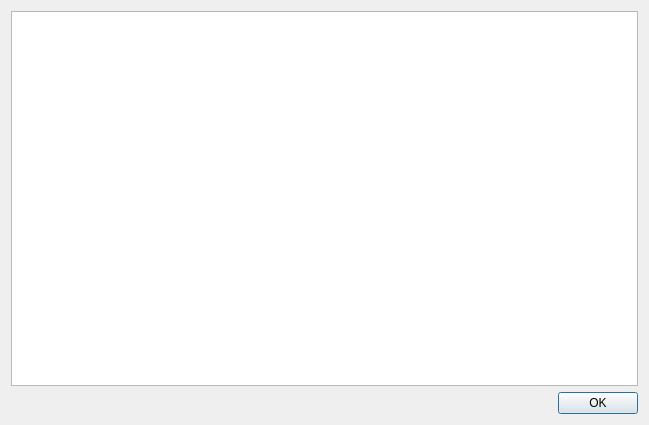
<?xml version="1.0" encoding="UTF-8"?>
<ui version="4.0">
 <class>eulaDialog</class>
 <widget class="QDialog" name="eulaDialog">
  <property name="windowModality">
   <enum>Qt::NonModal</enum>
  </property>
  <property name="geometry">
   <rect>
    <x>0</x>
    <y>0</y>
    <width>649</width>
    <height>425</height>
   </rect>
  </property>
  <property name="windowTitle">
   <string>EULA</string>
  </property>
  <property name="windowIcon">
   <iconset resource="resources.qrc">
    <normaloff>:/images/icon_hashcat.png</normaloff>:/images/icon_hashcat.png</iconset>
  </property>
  <property name="modal">
   <bool>true</bool>
  </property>
  <layout class="QVBoxLayout" name="verticalLayout">
   <item>
    <widget class="QTextEdit" name="textEdit_eula_text">
     <property name="readOnly">
      <bool>true</bool>
     </property>
     <property name="html">
      <string>&lt;!DOCTYPE HTML PUBLIC &quot;-//W3C//DTD HTML 4.0//EN&quot; &quot;http://www.w3.org/TR/REC-html40/strict.dtd&quot;&gt;
&lt;html&gt;&lt;head&gt;&lt;meta name=&quot;qrichtext&quot; content=&quot;1&quot; /&gt;&lt;style type=&quot;text/css&quot;&gt;
p, li { white-space: pre-wrap; }
&lt;/style&gt;&lt;/head&gt;&lt;body style=&quot; font-family:'Sans Serif'; font-size:10pt; font-weight:400; font-style:normal;&quot;&gt;
&lt;p style=&quot;-qt-paragraph-type:empty; margin-top:0px; margin-bottom:0px; margin-left:0px; margin-right:0px; -qt-block-indent:0; text-indent:0px;&quot;&gt;&lt;/p&gt;&lt;/body&gt;&lt;/html&gt;</string>
     </property>
     <property name="acceptRichText">
      <bool>true</bool>
     </property>
    </widget>
   </item>
   <item>
    <layout class="QHBoxLayout" name="horizontalLayout">
     <item>
      <spacer name="horizontalSpacer">
       <property name="orientation">
        <enum>Qt::Horizontal</enum>
       </property>
       <property name="sizeHint" stdset="0">
        <size>
         <width>40</width>
         <height>20</height>
        </size>
       </property>
      </spacer>
     </item>
     <item>
      <widget class="QPushButton" name="pushButton_eula_ok">
       <property name="text">
        <string>OK</string>
       </property>
      </widget>
     </item>
    </layout>
   </item>
  </layout>
 </widget>
 <resources>
  <include location="resources.qrc"/>
 </resources>
 <connections/>
</ui>
